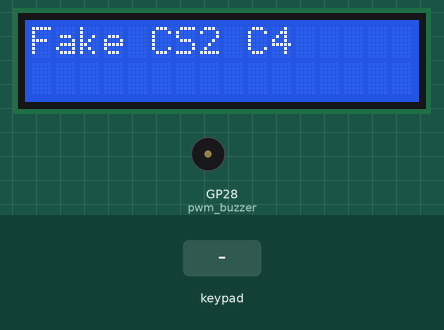
This program was run on a simulated Raspberry Pi Pico running MicroPython. Shown: 16×2 character LCD, buzzer (waves = sounding). The test bench sets the inputs (shaded band). The clock reads 2024-03-15 10:24:30 at power-on unless the program sets it; library files of the repository ran but are not shown: lcd_api.py, pico_i2c_lcd.py; what the program prints to the serial console is not drawn.

Above: at 1.2 s.
1.3 s: keypad keys 7 3 5 5 6 0 8 pressed 0.4 s apart
At 4.8 s:
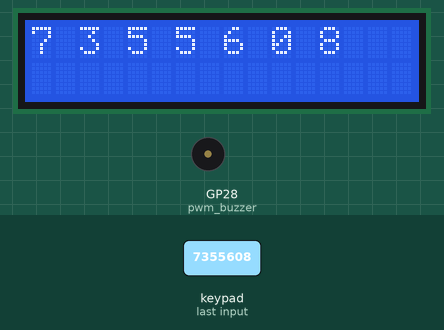
At 6.2 s:
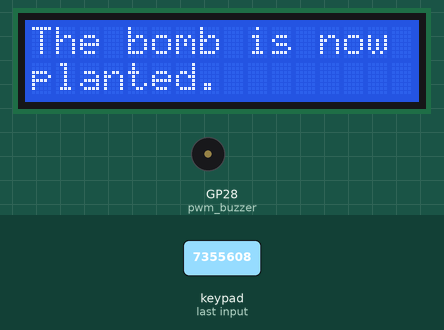
Timing chart, 0 to 14.6 s (numbered marks = the images above; inputs shaded):
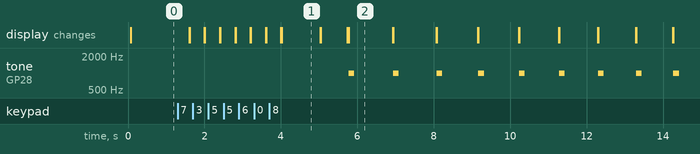

Measured:
- after the input at 1.3 s, tone on GP28 (pwm_buzzer): silent → 1000 Hz after 4.5 s, then repeats every 1.2 s: silent 1.0 s, 1000 Hz 0.15 s; the display: first changes after 0.30 s (image 1 shows a later state)
- what the display in image 1 shows lasts 1.0 s, from 4.0 s to 5.0 s

The program:

main.py
```python
from bomb_keypad import wait_for_key
from bomb_display import greeting
from bomb_sound import beeping
from machine import Pin
import time

pin_28 = Pin(28, Pin.OUT)
pin_28.value(0)  # Explicitly set the pin low

correctpassword = ['7', '3', '5', '5', '6', '0', '8']


def has_bomb_been_planted(correctpassword):
    password = key()
    while True:
        if password == correctpassword:
            greeting("Bomb has been planted.")

def main(correctpassword):
    password = []
    while True:
        keyPress = wait_for_key()
        password.append(keyPress)
        print(password)
        if password == correctpassword:
            greeting("7 3 5 5 6 0 8")
            time.sleep(1)
            greeting("Correct")
            time.sleep(0.7)
            greeting("The bomb is now planted.")
            beeping()
            greeting("You are dead!")
            exit
        if len(password) == 7:
            password = []
        greeting(password)
main(correctpassword)
#has_bomb_been_planted()
```

bomb_keypad.py
```python
# Matrix Keypad
# NerdCave - https://www.youtube.com/channel/UCxxs1zIA4cDEBZAHIJ80NVg - Subscribe if you found this helpful.
# Github - https://github.com/Guitarman9119

import machine
from machine import Pin
import utime

# Create a map between keypad buttons and characters
matrix_keys = [['1', '2', '3', 'A'],
               ['4', '5', '6', 'B'],
               ['7', '8', '9', 'C'],
               ['*', '0', '#', 'D']]

# PINs according to schematic - Change the pins to match with your connections
keypad_rows = [9,8,7,6]
keypad_columns = [5,4,3,2]

# Create two empty lists to set up pins ( Rows output and columns input )
col_pins = []
row_pins = []

# Loop to assign GPIO pins and setup input and outputs
for x in range(0,4):
    row_pins.append(Pin(keypad_rows[x], Pin.OUT))
    row_pins[x].value(1)
    col_pins.append(Pin(keypad_columns[x], Pin.IN, Pin.PULL_DOWN))
    col_pins[x].value(0)

##############################Scan keys ####################

correctpassword = ['7', '3', '5', '5', '6', '0', '8']

#print(password == correctpassword)

def scankeys():
    key_press = None
    for row in range(4):
        for col in range(4):
            row_pins[row].high()
            key = None
            if col_pins[col].value() == 1:
                #print("You have pressed:", matrix_keys[row][col])
                key_press = matrix_keys[row][col]
                utime.sleep(0.3)
        row_pins[row].low()
    return key_press


def wait_for_key():
    while True:
        keyPress = scankeys()
        if keyPress != None:
            return keyPress
```

bomb_display.py
```python
import machine
from machine import I2C, Pin
from lcd_api import LcdApi
from pico_i2c_lcd import I2cLcd

I2C_ADDR     = 39
I2C_NUM_ROWS = 2
I2C_NUM_COLS = 16

i2c = I2C(0, sda=machine.Pin(0), scl=machine.Pin(1), freq=400000)
lcd = I2cLcd(i2c, I2C_ADDR, I2C_NUM_ROWS, I2C_NUM_COLS)

def greeting(message):
        lcd.clear()
        lcd.putstr(message)

message = "Fake CS2 C4"
greeting(message)
```

bomb_sound.py
```python
import machine
from machine import Pin, PWM
import time
from bomb_display import greeting

def beeping():
    # Set GPIO 28 as a PWM pin for the buzzer
    buzzer_pin = 28
    pwm_buzzer = PWM(Pin(28))
    pwm_buzzer = PWM(Pin(buzzer_pin))
    # Set the initial PWM frequency
    pwm_buzzer.freq(1000)

    # Function to calculate the duty cycle based on fComplete
    def calculate_duty_cycle(fComplete):
        fComplete = max(0, min(fComplete, 1))
        return int(max(0.1 + 0.9 * fComplete, 0.15) * 65535)

    # Function to handle the beeping with fixed pulse length
    def beep_with_fixed_pulse_length(fComplete):
        duty = calculate_duty_cycle(fComplete)
        pwm_buzzer.duty_u16(duty)
        time.sleep(0.15)
        pwm_buzzer.duty_u16(0)

    # Function for frequency sweep from 700 to 1500 Hz
    def sweep_frequency(duration):
        pwm_buzzer.duty_u16(49152)  # Set duty cycle to 75% (49152 out of 65535)
        steps = 100  # Increase number of steps for smoother transition
        for i in range(steps):
            freq = 700 + int((i / steps) * (1500 - 700))  # Calculate current frequency
            pwm_buzzer.freq(freq)
            print(f'Setting frequency: {freq} Hz')
            time.sleep(duration / steps)  # Delay for each step to allow hearing

    # Function for 8 beeps
    def beep_sequence():
        for _ in range(10):
            pwm_buzzer.duty_u16(32768)  # 50% duty cycle
            time.sleep(0.05)  # Beep duration
            pwm_buzzer.duty_u16(0)  # Turn off buzzer
            time.sleep(0.05)  # Gap between beeps

    # Total duration to run (in seconds)
    total_duration = 40
    start_time = time.time()
    x=67

    # Simulate fComplete from 0 to 1 (progression over time)
    while time.time() - start_time < total_duration:
        elapsed_time = time.time() - start_time
        fComplete = min(elapsed_time / total_duration, 1.0)

        beep_with_fixed_pulse_length(fComplete)

        gap_time = max(0.05, 1.0 - (fComplete * 0.95))
        time.sleep(gap_time)
        x -= 1
        greeting(str(x))

    # Ensure the buzzer is off after the loop ends
    pwm_buzzer.duty_u16(10)

    # Sweep frequency from 700 to 1500 Hz over 3 seconds
    sweep_frequency(2)

    # Ensure the buzzer is off after the sweeping ends
    pwm_buzzer.duty_u16(10)

    # Play the sequence of 8 beeps
    beep_sequence()

    # Ensure the buzzer is off after the beeping sequence ends
    pwm_buzzer.duty_u16(0)
```
